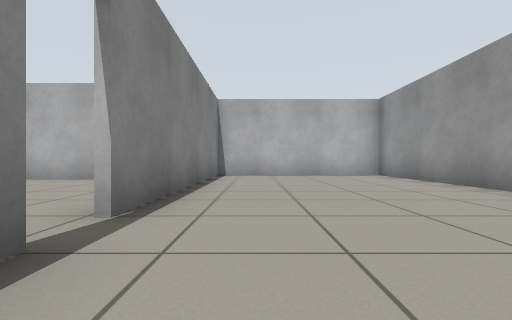
View 1 (above)

24 first-person views from a walk through a Gazebo world. The camera is 0.5 m above the floor, looks level and sees 85° across. The floor is counted in squares, 1 m on a side. Each view is taken from the middle of a square. On the plan, view 1 faces up. The plan holds only what a view shows up to about 9 squares ahead; the rest is blank. Gazebo's built-in surfaces are drawn with simple patterns.

View 2
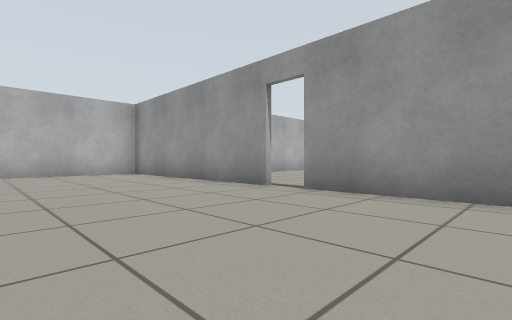

View 3
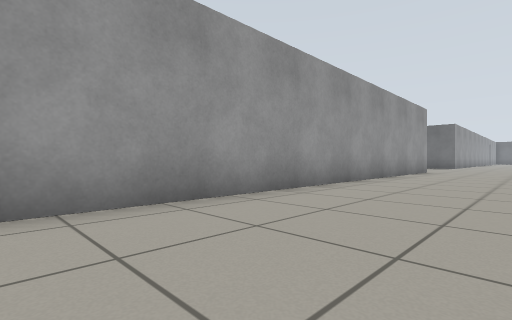

View 4
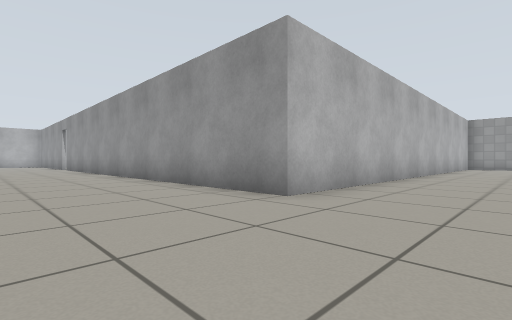

View 5
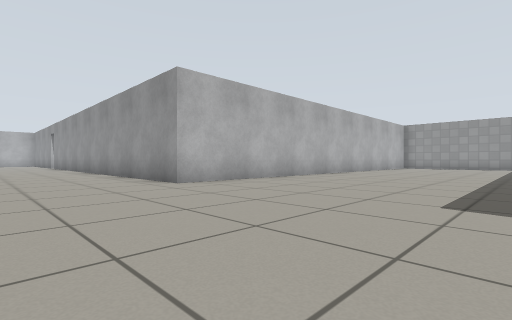

View 6
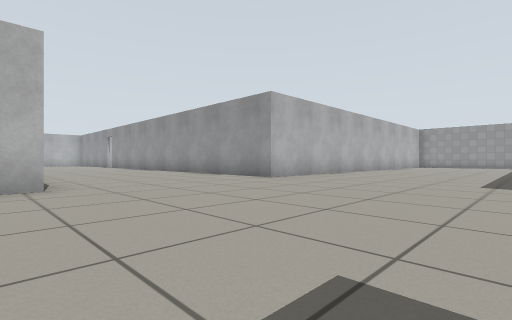

View 7
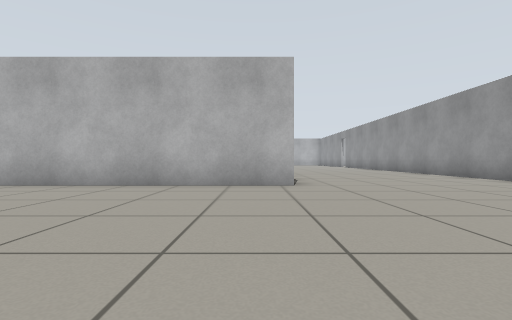

View 8
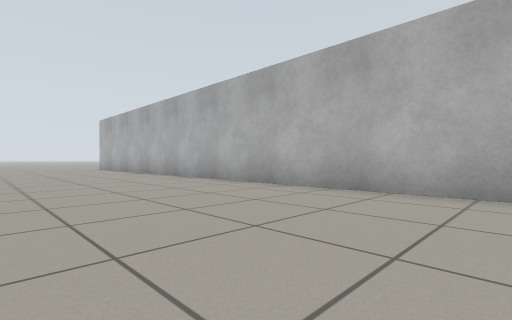

View 9
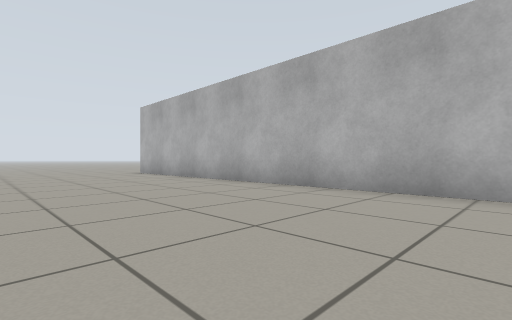

View 10
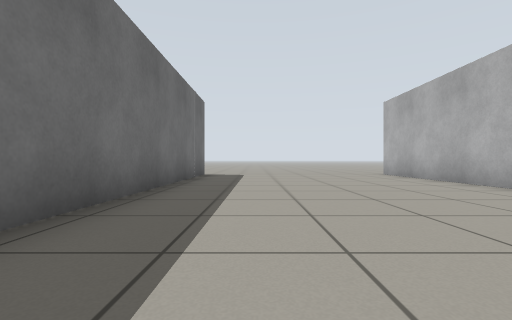

View 11
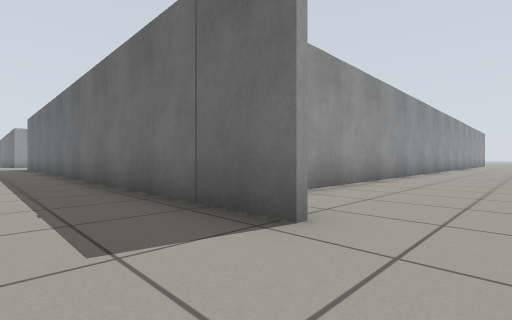

View 12
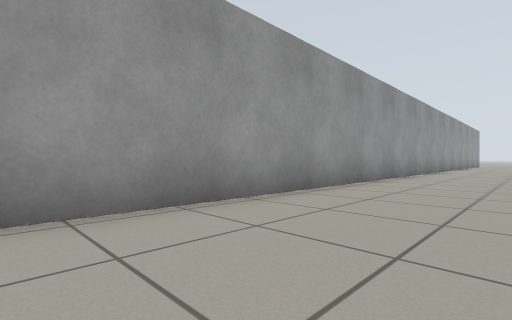

View 13
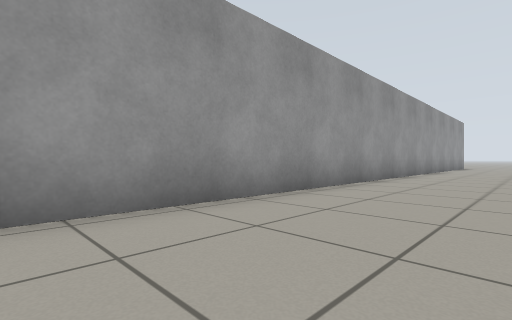

View 14
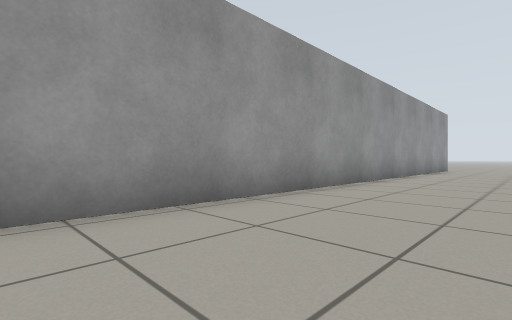

View 15
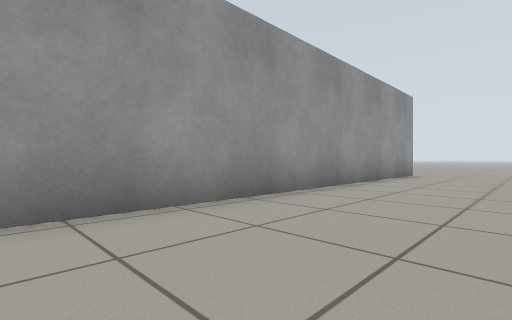

View 16
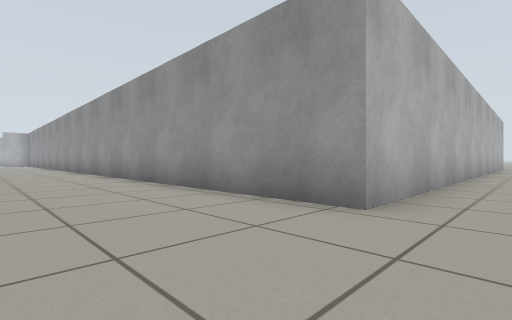

View 17
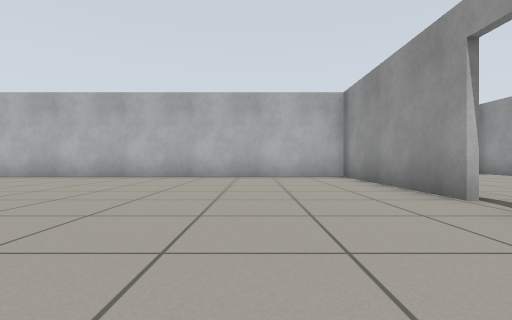

View 18
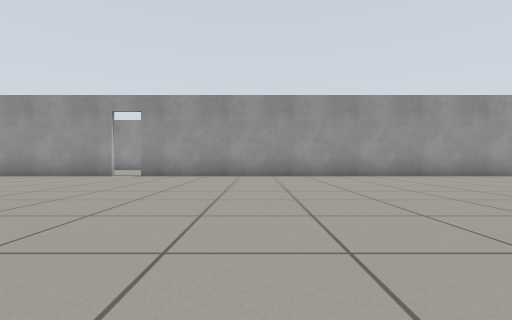

View 19
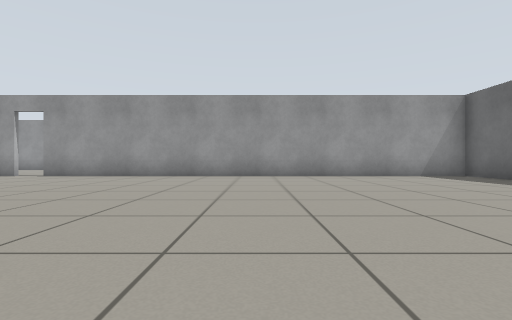

View 20
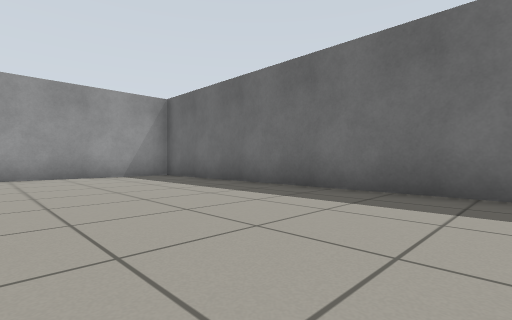

View 21
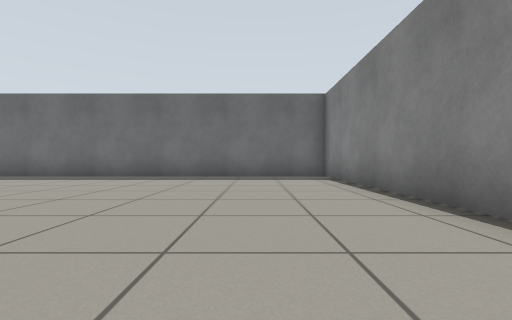

View 22
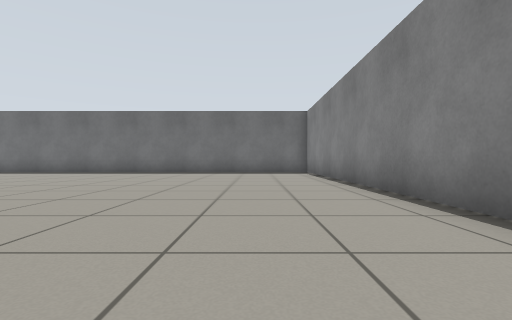

View 23
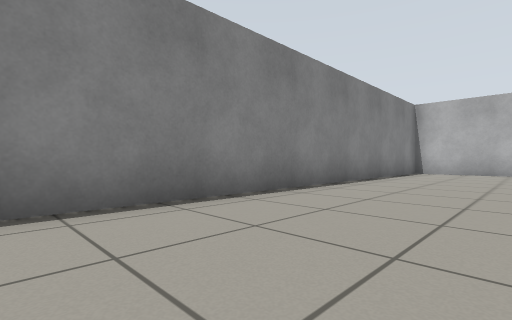

View 24
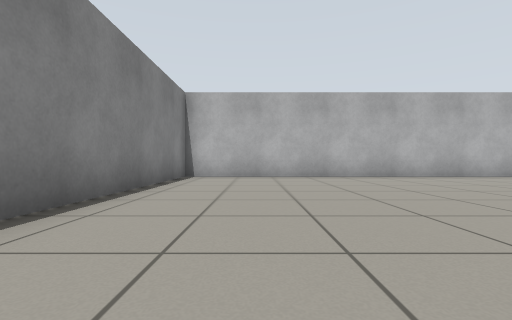

### Floor plan
Points are (right, up) in squares from view 1. A wall is a line through its corners. A room is listed if a view was taken in it or the views show most of it. See-through windows are left out.
Room 1 (views 1, 2, 3, 4, 5, 6, 7, 8, 9, 10, 11, 12, 13, 14, 15, 16)
walls: (-1.3, -11.6) (-17, -11.6); (-17.8, -17.8) (-8, -17.8); (11.4, -11.6) (4, -11.6) (4, 1.9); (4, 2.8) (4, 9); (-1.3, 8.9) (-1.3, 2.4); (2.6, 9.2) (0.4, 9.2); (-16.3, -43.8) (-16.3, -19)
ways out: open door at (-1, 2) to room 2; opening at (-16, -45); open door at (4, 2)
Room 2 (views 17, 18, 19, 20, 21, 22, 23, 24)
walls: (-1.4, 2.4) (-1.4, 7.3) (-16.1, 7.3) (-16.1, -11.4) (-1.4, -11.4) (-1.4, 1.6)
ways out: open door at (-1, 2) to room 1

Positions as (right, up) in squares from view 1, and headings:
1: (0, 0), facing up
2: (0, -1), facing up-right
3: (1, 1), facing down-right
4: (1, -14), facing up-right
5: (1, -17), facing up-right
6: (-2, -17), facing up-right
7: (-2, -17), facing up
8: (-2, -16), facing up-left
9: (-7, -16), facing up-left
10: (-8, -16), facing left
11: (-19, -16), facing down-right
12: (-19, -19), facing down-right
13: (-19, -25), facing down-right
14: (-19, -29), facing down-right
15: (-19, -34), facing down-right
16: (-19, -45), facing up-right
17: (-4, -1), facing up
18: (-10, -2), facing right
19: (-10, -5), facing right
20: (-10, -7), facing down-right
21: (-14, -3), facing down
22: (-14, 0), facing down
23: (-13, -4), facing up-left
24: (-14, -1), facing up
